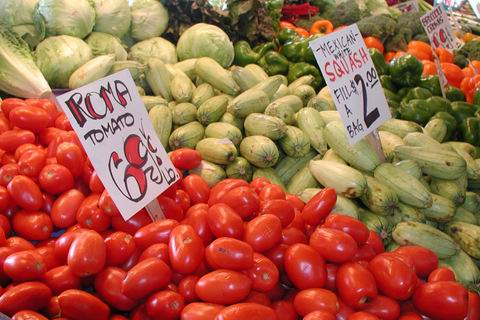
#> input picture Talleres/S14_taller/S14_taller/images/verduras.ppm, 480 x 320 px
$ jupyter execute Taller_Segmentacion2.ipynb
#> lines starting #> are read from the running program, lines starting #| are printed output that depends on the picture
# Taller de Segmentación II, técnicas más avanzadas

En este taller practicaremos diversas técnicas de segmentación que involucran clustering, transformación watershed, contornos activos ,etc. Sin embargo, todo lo que hemos visto hasta ahora se puede (y en algunos casos será necesario) usar, como filtrado, morfología matemática, segmentación por umbralización, etc.

[cell 1]
# Imports
from skimage import io
from os.path import join
import numpy as np
from skimage import morphology
from skimage.filters import threshold_multiotsu, sobel
from skimage.color import label2rgb, rgb2gray
from skimage import segmentation
from skimage.measure import regionprops
from skimage import util
from skimage.transform import resize

from sklearn.cluster import KMeans
from sklearn.cluster import k_means

import matplotlib.pyplot as plt

DIR = "images"

[cell 2]
im = io.imread(join(DIR, "verduras.ppm"))
#> im is the input picture: shape (320, 480, 3); mean R, G, B 163.6, 97.5, 70.1
io.imshow(im);

[cell 3]
flor = io.imread(join(DIR, "flor.ppm"))
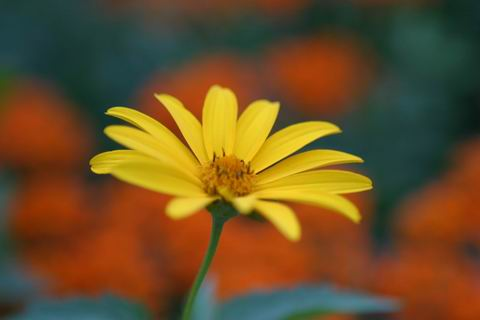
#> input picture Talleres/S14_taller/S14_taller/images/flor.ppm, 480 x 320 px
#> flor is the input picture: shape (320, 480, 3); mean R, G, B 107.2, 79.3, 38.7
io.imshow(flor);

[cell 4]
colores = io.imread(join(DIR, "colores.ppm"))
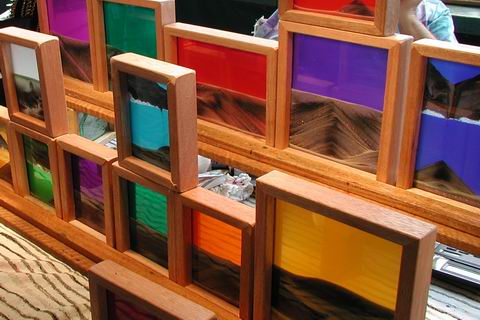
#> input picture Talleres/S14_taller/S14_taller/images/colores.ppm, 480 x 320 px
#> colores is the input picture: shape (320, 480, 3); mean R, G, B 135.4, 86.4, 63
io.imshow(colores);

### Realice los puntos 1 y 2 sobre las imágenes de verduras, flor y colores.

## 1. Segmentación mediante clustering usando la información de Color

En los puntos a continuación, use la implementación de Kmeans de scikit learn: `sklearn.cluster.KMeans`.

(A) Use `KMeans()` para realizar una segmentación mediante agrupación del Color RGB (transforme la imagen en un conjunto de datos de N filas y 3 Columnas (RGB) ). Suministre un valor de K. El procedimiento deberá generar una imagen en escala de grises que muestre los clusters finales.

(A.1) Realice el clustering usando como centros (de cluster) iniciales valores aleatorios.
(A.2) Intente muestrear pixeles de la imagen para encontrar los centros de clusters. Elija un pixel y convierta su valor en un centro si es lo suficientemente diferente de los centros ya seleccionadas. Repita hasta obtener K centros diferentes.
(A.3) Use un método inteligente para encontrar los centros de los clusters. Una posibilidad es realizar un histograma de color y encontrar K picos para tomarlos como centros. Otra posibilidad es realizar una umbralizacion automática (por ejemplo el método de Otsu) y determinar el centro de cada región umbralizada.

Grafique una figura comparando las segmentaciones de los métodos usados anteriormente. ¿Qué resultado es mejor?

(B) Realice de nuevo un clustering (puede ser con centros aleatorios, o inteligentes), intente determinar de forma automática el número K de clusters a usar. Es libre de encontrar un método. Algunas sugerencias son:
- Puede comenzar desde el histograma de color, ya que K está estrechamente relacionado con el número de picos en el histograma. No todos los picos son necesarios, ya que solo desea los dominantes, por lo que debe elegir los que ocupan una cierta fracción de la imagen en términos de píxeles.
- También puede intentar agrupar utilizando diferentes K y elegir el mejor. La métrica podría estar relacionada con la distancia entre grupos y la varianza dentro de cada grupo (o usar métricas como el coeficiente de silueta).

[cell 5]
### punto A
verduras = im.reshape([im.shape[0] * im.shape[1], 3])
kmeans = KMeans(n_clusters=8, random_state=0).fit(verduras)

[cell 6]
result = kmeans.predict(verduras).reshape(im.shape[0],im.shape[1])
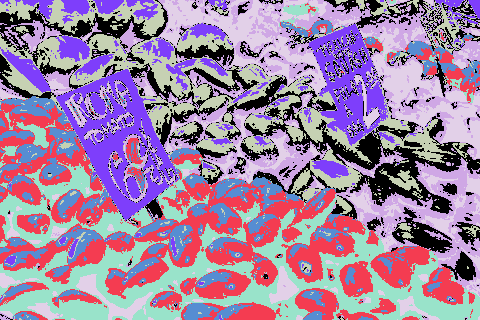
#> result: shape (320, 480) int32; 8 distinct labels, from 0 to 7; one colour per label, 0 black

[cell 7]
plt.imshow(label2rgb(result))
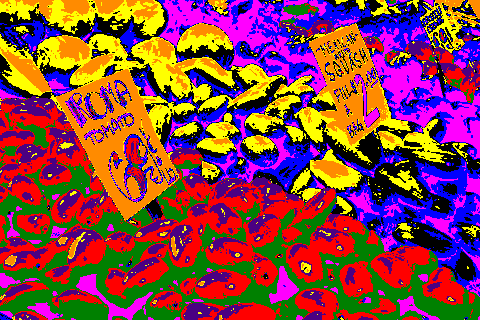
#> shown: shape (320, 480, 3) float64; mean R, G, B 0.538, 0.259, 0.274

[cell 8]
## Punto A1
kmeans_random = KMeans(n_clusters=8, init = 'random', random_state=0).fit(verduras)
result_random = kmeans.predict(verduras).reshape(im.shape[0],im.shape[1])

[cell 9]
plt.imshow(label2rgb(result_random))

[cell 10]
im.shape
#> Out = (320, 480, 3)

[cell 11]
# Punto B
verduras_small = resize(im,(int(im.shape[0]/10),int(im.shape[1]/10),3))
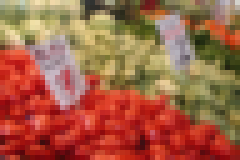
#> verduras_small: shape (32, 48, 3) float64 (shown 5 times larger); mean R, G, B 0.642, 0.382, 0.275
verduras_small_2 = verduras_small.reshape(verduras_small.shape[0]*verduras_small.shape[1],3)
#> verduras_small_2 = 1536 rows, first 8: [0.698, 0.711, 0.605], [0.719, 0.716, 0.551], [0.784, 0.751, 0.562], [0.778, 0.771, 0.605], [0.766, 0.813, 0.723], [0.765, 0.758, 0.574], [0.883, 0.811, 0.619], [0.957, 0.876, 0.694]
kmeans_small = KMeans(n_clusters=3, random_state=0).fit(verduras_small_2)
